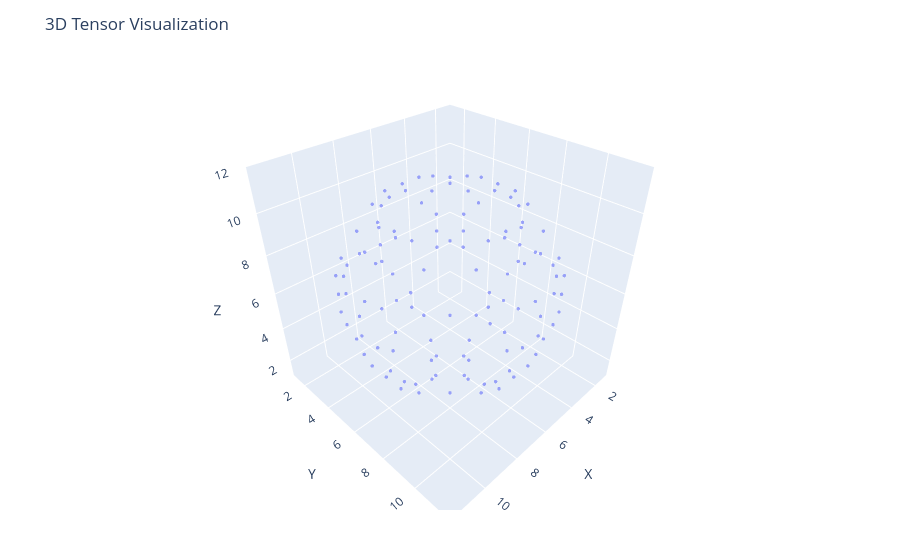

This figure's notebook cell:
### Markdown cell above
It will help to see the tensor as a graphic we can visualize as 3D.  There are many visualization tools in Jupyter, but to pick just one we can use Plotly.

### Code cell
plotTensor(tensorSphere)

### Figure 1 — Plotly figure (JSON) as saved in the notebook; plotly's stock layout.template omitted (floating-point values rounded to 4 significant figures)
{"data": [{"marker": {"opacity": 0.6, "size": 2}, "mode": "markers", "type": "scatter3d", "x": [6, 5, 7, 6, 5, 7, 4, 8, 3, 9, 3, 9, 3, 9, 4, 8, 5, 6, 7, 5, 6, 7, 2, 10, 2, 10, 2, 10, 5, 6, 7, 4, 8, 2, 10, 2, 10, 4, 8, 6, 3, 9, 2, 10, 1, 11, 2, 10, 3, 9, 6, 5, 6, 7, 3, 9, 2, 10, 1, 11, 1, 11, 1, 11, 2, 10, 3, 9, 5, 6, 7, 6, 3, 9, 2, 10, 1, 11, 2, 10, 3, 9, 6, 4, 8, 2, 10, 2, 10, 4, 8, 5, 6, 7, 2, 10, 2, 10, 2, 10, 5, 6, 7, 5, 6, 7, 4, 8, 3, 9, 3, 9, 3, 9, 4, 8, 5, 6, 7, 6, 5, 6, 7, 6], "y": [5, 6, 6, 7, 3, 3, 4, 4, 5, 5, 6, 6, 7, 7, 8, 8, 9, 9, 9, 2, 2, 2, 5, 5, 6, 6, 7, 7, 10, 10, 10, 2, 2, 4, 4, 8, 8, 10, 10, 1, 2, 2, 3, 3, 6, 6, 9, 9, 10, 10, 11, 1, 1, 1, 2, 2, 3, 3, 5, 5, 6, 6, 7, 7, 9, 9, 10, 10, 11, 11, 11, 1, 2, 2, 3, 3, 6, 6, 9, 9, 10, 10, 11, 2, 2, 4, 4, 8, 8, 10, 10, 2, 2, 2, 5, 5, 6, 6, 7, 7, 10, 10, 10, 3, 3, 3, 4, 4, 5, 5, 6, 6, 7, 7, 8, 8, 9, 9, 9, 5, 6, 6, 6, 7], "z": [1, 1, 1, 1, 2, 2, 2, 2, 2, 2, 2, 2, 2, 2, 2, 2, 2, 2, 2, 3, 3, 3, 3, 3, 3, 3, 3, 3, 3, 3, 3, 4, 4, 4, 4, 4, 4, 4, 4, 5, 5, 5, 5, 5, 5, 5, 5, 5, 5, 5, 5, 6, 6, 6, 6, 6, 6, 6, 6, 6, 6, 6, 6, 6, 6, 6, 6, 6, 6, 6, 6, 7, 7, 7, 7, 7, 7, 7, 7, 7, 7, 7, 7, 8, 8, 8, 8, 8, 8, 8, 8, 9, 9, 9, 9, 9, 9, 9, 9, 9, 9, 9, 9, 10, 10, 10, 10, 10, 10, 10, 10, 10, 10, 10, 10, 10, 10, 10, 10, 11, 11, 11, 11, 11]}], "layout": {"margin": {"b": 50, "l": 50, "r": 50, "t": 60}, "scene": {"aspectmode": "cube", "xaxis": {"range": [1, 12], "title": "X"}, "yaxis": {"range": [1, 12], "title": "Y"}, "zaxis": {"range": [1, 12], "title": "Z"}}, "title": "3D Tensor Visualization"}}
